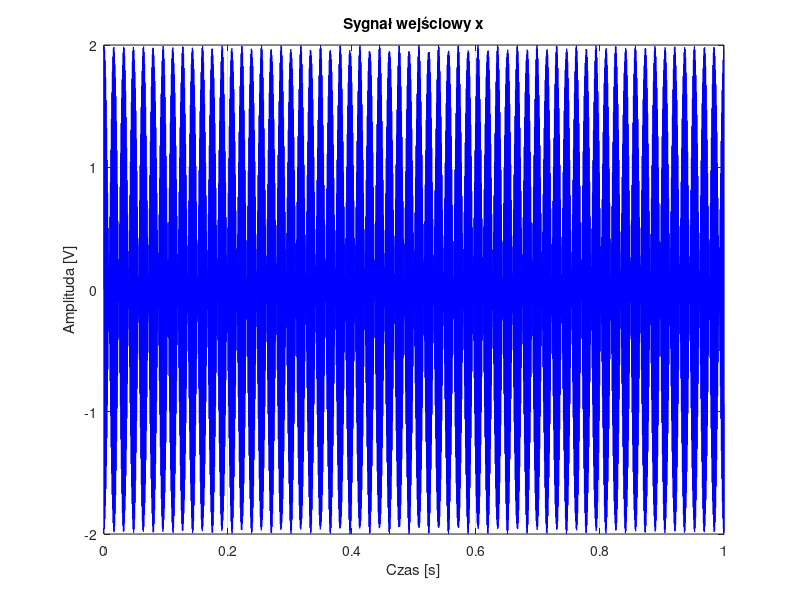
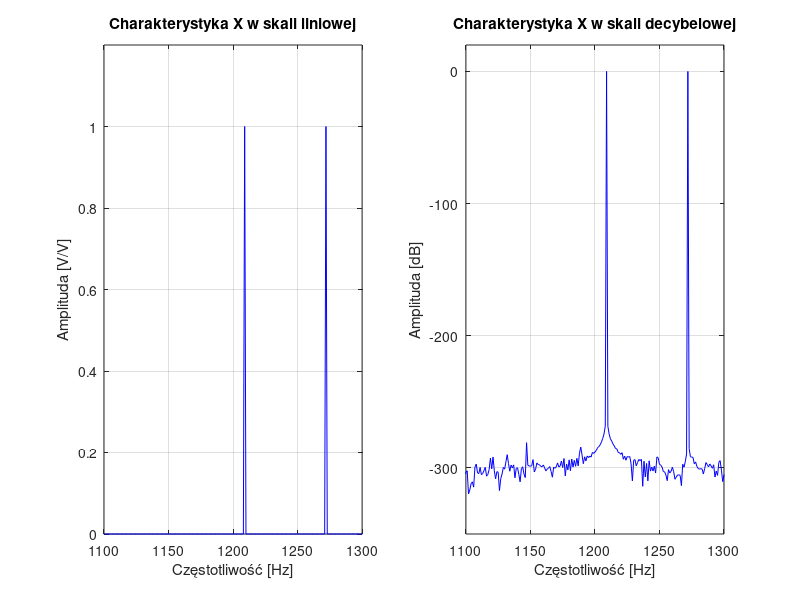
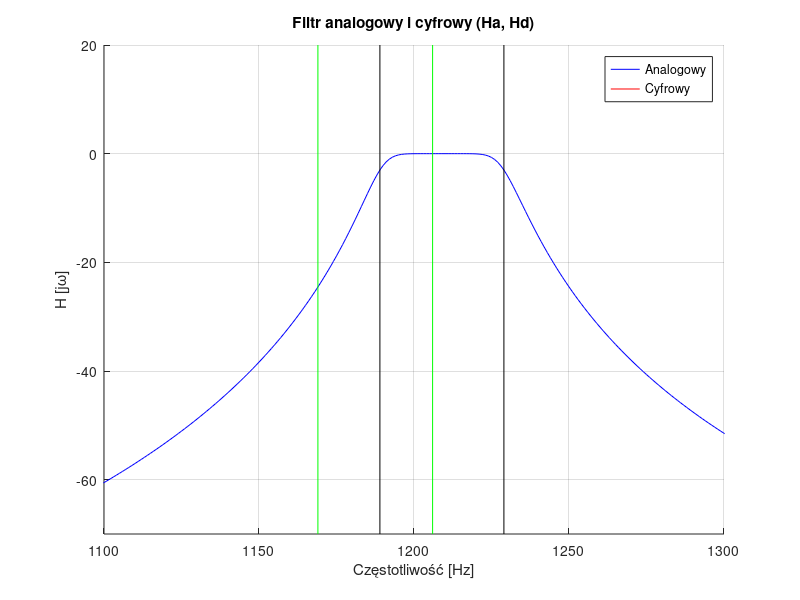
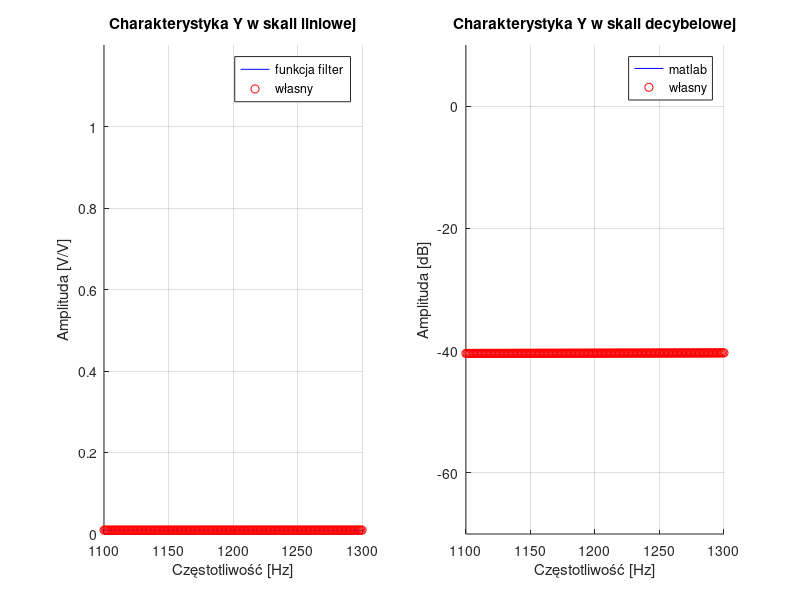

These figures' MATLAB source, in order:
clc;
% Zadanie 1 - Filtr cyfrowy IIR
clear all; close all;

%%
% W pliku butter.mat znajdują się z-zera, p-bieguny 
% i k-współczynnik wzmocnienia analogowego filtru Butterwortha typu BP 
% o częstotliwościach granicznych odpowiednio dolna 1189 i górna 1229 Hz
load('butter.mat');

%% Dane do sygnałów
N  = 16*10^3;           % liczba probek
fs = 16*10^3;           % czestotliwosc probkowania

f1 = 1209;              % częstotliwości sygnałów              
f2 = 1272;

dt = 1/fs;              % krok próbkowania
T  = N/fs;              % czas trwania probkowania (1s)

sample = 0:dt:T-dt;     % przedział czasowy próbkowania

%% Dane do filtrów
df = fs/N;
f  = 0:df:fs-df;
w  = 2*pi*f;

%% Tworzenie sygnału z sumy sinusów
% Wygeneruj sygnał cyfrowy o czasie trwania 1s, 
% częstotliwości próbkowania fs=16 kHz, 
% złożony z sumy dwóch harmonicznych o częstotliwościach 
% odpowiednio: 1209 i 1272 Hz.

s1 = @(t) sin(2*pi*f1*t);
s2 = @(t) sin(2*pi*f2*t);

% Sygnał x z sumy sinusów 
x = s1(sample) + s2(sample);

% Fast Fourier Transform
X    = fft(x)/max(fft(x));
Xlog = 20*log10(abs(X));

%% Sygnał i jego charakterystyka

t = dt*(0:N-1);
figure('Name', 'Sygnał');
plot(t, x,'b');
title('Sygnał wejściowy x');
xlabel('Czas [s]');
ylabel('Amplituda [V]');
grid;
%koniec sygnalu wej

figure('Name', 'Charakterystyka amplitudowo-częstotliwościowa sygnału wejściowego');
subplot(1,2,1);
plot(f, abs(X),'b');
title('Charakterystyka X w skali liniowej');
xlabel('Częstotliwość [Hz]');
ylabel('Amplituda [V/V]');
%xlim([0 8000]);
xlim([1100 1300]);
ylim([0 1.2]);
grid;

subplot(1,2,2);
plot(f, Xlog,'b');
title('Charakterystyka X w skali decybelowej');
xlabel('Częstotliwość [Hz]');
ylabel('Amplituda [dB]');
%xlim([0 8000]);
xlim([1100 1300]);
ylim([-350 20]);
grid;

%% Tworzenie filtru analogowego 

bm = poly(z);          
an = poly(p);          

Ha    = polyval(bm, j*w)./polyval(an, j*w);
Ha    = Ha./max(Ha);
Halog = 20*log10(abs(Ha));

%% Tworzenie filtru cyfrowego
% Używając transformaty biliniowej wykonaj konwersję analogowego filtru 
% H(s) do postaci cyfrowej H(z). 
% Załóż, że częstotliwość próbkowania to fs=16 kHz.

[zd,pd,kd] = bilinear(z,p,k,fs);

z  = exp(j*w/fs);
bm = poly(zd);          
an = poly(pd);

Hd    = kd * polyval(bm, z)./polyval(an, z);
Hd    = Hd./max(Hd);
Hdlog = 20*log10(abs(Hd));

%% Porównanie filtrów

figure('Name', 'Filtry analogowy i cyfrowy');
hold on;
plot(f, Halog,'b');
plot(f, Hdlog,'r');
plot([1189 1189], [-70 20], 'k');
plot([1229 1229], [-70 20], 'k');
plot([1169 1169], [-70 20], 'g');
plot([1206 1206], [-70 20], 'g');

title('Filtr analogowy i cyfrowy (Ha, Hd)');
legend('Analogowy','Cyfrowy');
xlabel('Częstotliwość [Hz]');
ylabel('H [j\omega]');
xlim([1100 1300]);
%ylim([-900 200]);
ylim([-70 20]);
grid;
hold off;

%% Filtracja cyfrowa

y1 = filter(bm,an,x);

% Własna implementacja algorytmu filtracji
% https://www.mathworks.com/help/matlab/ref/filter.html#buagwwg-2

N = length(an);
ak = an(2:N); 
N = N-1;

M = length(bm);
xnm = zeros(1, M);
ynk = zeros(1, N);

for n = 1:16e3 %obliczane są kolejne próbki sygnału wyjściowego y2 
    % na podstawie wcześniejszych próbek sygnałów wejściowego x i wyjściowego ynk.
    xnm    = [x(n)  xnm(1:M-1)];
    y2(n) = sum(xnm.*bm) - sum(ynk.*ak);
    ynk    = [y2(n) ynk(1:N-1)];
end


%%
Y1    = fft(y1)/max(fft(y1));
Y1log = 20*log10(abs(Y1));

Y2    = fft(y2)/max(fft(y2));
Y2log = 20*log10(abs(Y2));

figure('Name', 'Charakterystyka amplitudowo-częstotliwościowa sygnału wyjściowego');

subplot(1,2,1);
hold on;
plot(f, abs(Y1),'b');
plot(f, abs(Y2),'ro');
title('Charakterystyka Y w skali liniowej');
xlabel('Częstotliwość [Hz]');
ylabel('Amplituda [V/V]');
legend('funkcja filter','własny');
%xlim([0 8000]);
xlim([1100 1300]);
ylim([0 1.2]);
grid;
hold off;

subplot(1,2,2);
hold on;
plot(f, Y1log,'b');
plot(f, Y2log,'ro');
title('Charakterystyka Y w skali decybelowej');
xlabel('Częstotliwość [Hz]');
ylabel('Amplituda [dB]');
legend('matlab','własny');
%xlim([0 8000]);
xlim([1100 1300]);
ylim([-70 10]);
grid;
hold off;